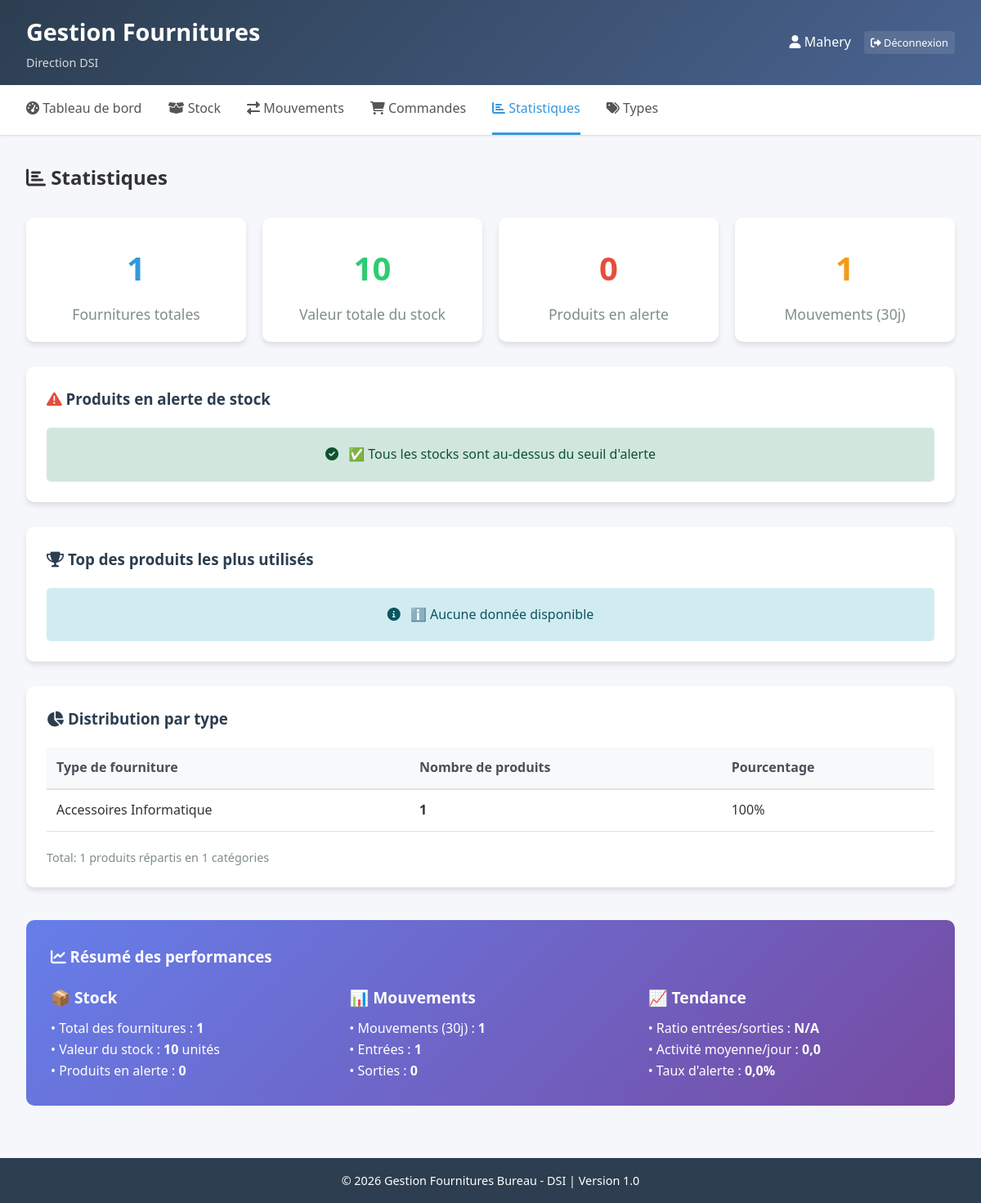
The app's page /statistiques/ (signed in) with its own data.
### fournitures/models.py (models this page shows, shortened)
class TypeFourniture(models.Model):
    nom = models.CharField(max_length=100, unique=True)
    class Meta:
        verbose_name = "Type de fourniture"
        verbose_name_plural = "Types de fourniture"

### fournitures/views.py (the view)
# urls.py: path('statistiques/', views.statistiques, name='statistiques'),
@login_required
@login_required
def statistiques(request):
    total_fournitures = Fourniture.objects.count()
    valeur_stock = Fourniture.objects.aggregate(total=Sum('stock'))['total'] or 0
    produits_en_alerte = Fourniture.objects.filter(stock__lte=F('seuil_alerte')).count()
    produits_bas_stock = Fourniture.objects.filter(stock__lte=F('seuil_alerte')).order_by('stock')[:10]
    date_limite = timezone.now() - timedelta(days=30)
    mouvements = Mouvement.objects.filter(date__gte=date_limite)
    total_mouvements = mouvements.count()
    total_entrees = mouvements.filter(type_mouvement='ENTREE').count()
    total_sorties = mouvements.filter(type_mouvement='SORTIE').count()
    top_sorties = Mouvement.objects.filter(type_mouvement='SORTIE') \
        .values('produit__designation', 'produit__type__nom') \
        .annotate(total=Sum('quantite')) \
        .order_by('-total')[:10]
    types = TypeFourniture.objects.annotate(count=Count('fournitures')).order_by('-count')
    types_labels = [t.nom for t in types]  # Liste Python
    types_data = [t.count for t in types]  # Liste Python
    mouvement_labels = []
    mouvement_entrees_data = []
    mouvement_sorties_data = []
    for i in range(6, -1, -1):
        date = timezone.now() - timedelta(days=i)
        date_str = date.strftime('%d/%m')
        mouvement_labels.append(date_str)
        entrees = Mouvement.objects.filter(
            date__date=date.date(),
            type_mouvement='ENTREE'
        ).aggregate(total=Sum('quantite'))['total'] or 0
        mouvement_entrees_data.append(entrees)
        sorties = Mouvement.objects.filter(
            date__date=date.date(),
            type_mouvement='SORTIE'
        ).aggregate(total=Sum('quantite'))['total'] or 0
        mouvement_sorties_data.append(sorties)
    ratio_entrees_sorties = f"{total_entrees}:{total_sorties}" if total_sorties > 0 else "N/A"
    activite_moyenne_jour = round(total_mouvements / 30, 1) if total_mouvements > 0 else 0
    taux_alerte = round((produits_en_alerte / total_fournitures * 100), 1) if total_fournitures > 0 else 0
    context = {
        'total_fournitures': total_fournitures,
        'valeur_stock': valeur_stock,
        'produits_en_alerte': produits_en_alerte,
        'total_mouvements': total_mouvements,
        'total_entrees': total_entrees,
        'total_sorties': total_sorties,
        'top_sorties': top_sorties,
        'produits_bas_stock': produits_bas_stock,
        'types': types,  # ← AJOUTEZ CETTE LIGNE
        'types_labels': types_labels,
        'types_data': types_data,
        'mouvement_labels': mouvement_labels,
        'mouvement_entrees_data': mouvement_entrees_data,
        'mouvement_sorties_data': mouvement_sorties_data,
        'ratio_entrees_sorties': ratio_entrees_sorties,
        'activite_moyenne_jour': activite_moyenne_jour,
        'taux_alerte': taux_alerte,
    }
    return render(request, 'fournitures/statistiques.html', context)

### fournitures/templates/fournitures/statistiques.html (shortened to what this page needs)
{% extends 'fournitures/base.html' %}
{% load static %}
{% block content %}
<h2><i class="fas fa-chart-bar"></i> Statistiques</h2>
<div style="display: grid; grid-template-columns: repeat(auto-fit, minmax(200px, 1fr)); gap: 20px; margin: 30px 0;">
    <div style="background: white; padding: 20px; border-radius: 10px; box-shadow: 0 4px 6px rgba(0,0,0,0.1); text-align: center;">
        <h3 style="color: #3498db; font-size: 2.5rem; margin: 10px 0;">{{ total_fournitures }}</h3>
        <p style="color: #7f8c8d; font-size: 1.1rem;">Fournitures totales</p>
    </div>
    <div style="background: white; padding: 20px; border-radius: 10px; box-shadow: 0 4px 6px rgba(0,0,0,0.1); text-align: center;">
        <h3 style="color: #2ecc71; font-size: 2.5rem; margin: 10px 0;">{{ valeur_stock }}</h3>
        <p style="color: #7f8c8d; font-size: 1.1rem;">Valeur totale du stock</p>
    </div>
    <div style="background: white; padding: 20px; border-radius: 10px; box-shadow: 0 4px 6px rgba(0,0,0,0.1); text-align: center;">
        <h3 style="color: #e74c3c; font-size: 2.5rem; margin: 10px 0;">{{ produits_en_alerte }}</h3>
        <p style="color: #7f8c8d; font-size: 1.1rem;">Produits en alerte</p>
    </div>
    <div style="background: white; padding: 20px; border-radius: 10px; box-shadow: 0 4px 6px rgba(0,0,0,0.1); text-align: center;">
        <h3 style="color: #f39c12; font-size: 2.5rem; margin: 10px 0;">{{ total_mouvements }}</h3>
        <p style="color: #7f8c8d; font-size: 1.1rem;">Mouvements (30j)</p>
    </div>
</div>
<div style="background: white; padding: 25px; border-radius: 10px; box-shadow: 0 4px 6px rgba(0,0,0,0.1); margin: 30px 0;">
    <h3 style="color: #2c3e50; margin-bottom: 20px;">
        <i class="fas fa-exclamation-triangle" style="color: #e74c3c;"></i> Produits en alerte de stock
    </h3>
    {% if produits_bas_stock %}
    <table style="width: 100%; border-collapse: collapse;">
        <thead style="background: #f8f9fa;">
            <tr>
                <th style="padding: 12px; text-align: left; border-bottom: 2px solid #dee2e6;">Produit</th>
                <th style="padding: 12px; text-align: left; border-bottom: 2px solid #dee2e6;">Type</th>
                <th style="padding: 12px; text-align: left; border-bottom: 2px solid #dee2e6;">Stock actuel</th>
                <th style="padding: 12px; text-align: left; border-bottom: 2px solid #dee2e6;">Seuil d'alerte</th>
            </tr>
        </thead>
        <tbody>
            {% for produit in produits_bas_stock %}
            <tr style="border-bottom: 1px solid #dee2e6;">
                <td style="padding: 12px;">{{ produit.designation }}</td>
                <td style="padding: 12px;">{{ produit.type.nom }}</td>
                <td style="padding: 12px; font-weight: bold; color: #e74c3c;">
                    {{ produit.stock }}
                </td>
                <td style="padding: 12px;">{{ produit.seuil_alerte }}</td>
            </tr>
            {% endfor %}
        </tbody>
    </table>
    {% else %}
    <div style="background: #d1e7dd; padding: 20px; border-radius: 5px; color: #0f5132; text-align: center;">
        <i class="fas fa-check-circle" style="margin-right: 8px;"></i>
        ✅ Tous les stocks sont au-dessus du seuil d'alerte
    </div>
    {% endif %}
</div>
<div style="background: white; padding: 25px; border-radius: 10px; box-shadow: 0 4px 6px rgba(0,0,0,0.1); margin: 30px 0;">
    <h3 style="color: #2c3e50; margin-bottom: 20px;">
        <i class="fas fa-trophy"></i> Top des produits les plus utilisés
    </h3>
    {% if top_sorties %}
    <table style="width: 100%; border-collapse: collapse;">
        <thead style="background: #f8f9fa;">
            <tr>
                <th style="padding: 12px; text-align: left; border-bottom: 2px solid #dee2e6;">Produit</th>
                <th style="padding: 12px; text-align: left; border-bottom: 2px solid #dee2e6;">Type</th>
                <th style="padding: 12px; text-align: left; border-bottom: 2px solid #dee2e6;">Sorties totales</th>
            </tr>
        </thead>
        <tbody>
            {% for item in top_sorties %}
            <tr style="border-bottom: 1px solid #dee2e6;">
                <td style="padding: 12px;">{{ item.produit__designation }}</td>
                <td style="padding: 12px;">{{ item.produit__type__nom }}</td>
                <td style="padding: 12px; font-weight: bold; color: #e74c3c;">
                    {{ item.total }} unités
                </td>
            </tr>
            {% endfor %}
        </tbody>
    </table>
    {% else %}
    <div style="background: #d1ecf1; padding: 20px; border-radius: 5px; color: #0c5460; text-align: center;">
        <i class="fas fa-info-circle" style="margin-right: 8px;"></i>
        ℹ️ Aucune donnée disponible
    </div>
    {% endif %}
</div>
<div style="background: white; padding: 25px; border-radius: 10px; box-shadow: 0 4px 6px rgba(0,0,0,0.1); margin: 30px 0;">
    <h3 style="color: #2c3e50; margin-bottom: 20px;">
        <i class="fas fa-chart-pie"></i> Distribution par type
    </h3>
    {% if types %}
    <table style="width: 100%; border-collapse: collapse;">
        <thead style="background: #f8f9fa;">
            <tr>
                <th style="padding: 12px; text-align: left; border-bottom: 2px solid #dee2e6;">Type de fourniture</th>
                <th style="padding: 12px; text-align: left; border-bottom: 2px solid #dee2e6;">Nombre de produits</th>
                <th style="padding: 12px; text-align: left; border-bottom: 2px solid #dee2e6;">Pourcentage</th>
            </tr>
        </thead>
        <tbody>
            {% for type in types %}
            <tr style="border-bottom: 1px solid #dee2e6;">
                <td style="padding: 12px;">{{ type.nom }}</td>
                <td style="padding: 12px; font-weight: bold;">{{ type.count }}</td>
                <td style="padding: 12px;">
                    {% widthratio type.count total_fournitures 100 as pourcentage %}
                    {{ pourcentage }}%
                </td>
            </tr>
            {% endfor %}
        </tbody>
    </table>
    <div style="margin-top: 20px; font-size: 0.9rem; color: #7f8c8d;">
        Total: {{ total_fournitures }} produits répartis en {{ types|length }} catégories
    </div>
    {% else %}
    <div style="background: #d1ecf1; padding: 20px; border-radius: 5px; color: #0c5460; text-align: center;">
        <i class="fas fa-info-circle" style="margin-right: 8px;"></i>
        ℹ️ Aucune donnée disponible
    </div>
    {% endif %}
</div>
<div style="background: linear-gradient(135deg, #667eea 0%, #764ba2 100%); color: white; padding: 30px; border-radius: 10px; margin-top: 40px;">
    <h3 style="color: white; margin-bottom: 20px;">
        <i class="fas fa-chart-line"></i> Résumé des performances
    </h3>
    <div style="display: grid; grid-template-columns: repeat(auto-fit, minmax(200px, 1fr)); gap: 20px;">
        <div>
            <h4 style="font-size: 1.2rem; margin-bottom: 10px;">📦 Stock</h4>
            <p>• Total des fournitures : <strong>{{ total_fournitures }}</strong></p>
            <p>• Valeur du stock : <strong>{{ valeur_stock }}</strong> unités</p>
            <p>• Produits en alerte : <strong>{{ produits_en_alerte }}</strong></p>
        </div>
        <div>
            <h4 style="font-size: 1.2rem; margin-bottom: 10px;">📊 Mouvements</h4>
            <p>• Mouvements (30j) : <strong>{{ total_mouvements }}</strong></p>
            <p>• Entrées : <strong>{{ total_entrees }}</strong></p>
            <p>• Sorties : <strong>{{ total_sorties }}</strong></p>
        </div>
        <div>
            <h4 style="font-size: 1.2rem; margin-bottom: 10px;">📈 Tendance</h4>
            <p>• Ratio entrées/sorties : <strong>{{ ratio_entrees_sorties }}</strong></p>
            <p>• Activité moyenne/jour : <strong>{{ activite_moyenne_jour }}</strong></p>
            <p>• Taux d'alerte : <strong>{{ taux_alerte }}%</strong></p>
        </div>
    </div>
</div>
{% endblock %}

### fournitures/templates/fournitures/base.html (shortened to what this page needs)
{% load static %}
<!DOCTYPE html>
<html lang="fr">
<head>
    <link rel="stylesheet" href="{% static 'css/style.css' %}">
    <link rel="stylesheet" href="https://cdnjs.cloudflare.com/ajax/libs/font-awesome/6.0.0/css/all.min.css">
</head>
<body>
    <div class="container">
        <header class="header">
            <div class="logo">
                <div class="logo-text">
                    <h1>Gestion Fournitures</h1>
                    <p class="subtitle">Direction DSI</p>
                </div>
            </div>
            <div class="user-info">
                <span><i class="fas fa-user"></i> {{ user.username }}</span>
                <a href="{% url 'logout' %}" class="btn btn-sm btn-logout">
                    <i class="fas fa-sign-out-alt"></i> Déconnexion
                </a>
            </div>
        </header>
        <nav class="navbar">
            <a href="{% url 'dashboard' %}" {% if request.path == '/' %}class="active"{% endif %}>
                <i class="fas fa-tachometer-alt"></i> Tableau de bord
            </a>
            <a href="{% url 'liste_stock' %}" {% if 'stock' in request.path %}class="active"{% endif %}>
                <i class="fas fa-box-open"></i> Stock
            </a>
            <a href="{% url 'mouvement' %}" {% if 'mouvement' in request.path %}class="active"{% endif %}>
                <i class="fas fa-exchange-alt"></i> Mouvements
            </a>
            <a href="{% url 'commande' %}" {% if 'commande' in request.path %}class="active"{% endif %}>
                <i class="fas fa-shopping-cart"></i> Commandes
            </a>
            <a href="{% url 'statistiques' %}" {% if 'statistiques' in request.path %}class="active"{% endif %}>
                <i class="fas fa-chart-bar"></i> Statistiques
            </a>
            <a href="{% url 'gestion_types' %}" {% if 'types' in request.path %}class="active"{% endif %}>
                <i class="fas fa-tags"></i> Types
            </a>
        </nav>
        <main class="main-content">
            {% block content %}
            {% endblock %}
        </main>
        <footer class="footer">
            <p>© 2026 Gestion Fournitures Bureau - DSI | Version 1.0</p>
        </footer>
    </div>
</body>
</html>

### fournitures/static/css/style.css (style rules this page uses)
* { margin: 0; padding: 0; box-sizing: border-box; }
body { font-family: 'Segoe UI', Tahoma, Geneva, Verdana, sans-serif; background-color: #f5f7fa; color: #333; line-height: 1.6; }
.container { min-height: 100vh; display: flex; flex-direction: column; }
.header { background: linear-gradient(135deg, #2c3e50, #4a6491); color: white; padding: 1rem 2rem; display: flex; justify-content: space-between; align-items: center; box-shadow: 0 2px 10px rgba(0,0,0,0.1); }
.logo h1 { font-size: 1.8rem; margin-bottom: 0.2rem; }
.logo .subtitle { font-size: 0.9rem; opacity: 0.8; }
.user-info { display: flex; align-items: center; gap: 1rem; }
.user-info span { font-weight: 500; }
.btn-logout { background-color: rgba(255,255,255,0.1); color: white; border: 1px solid rgba(255,255,255,0.3); padding: 0.3rem 0.8rem; border-radius: 4px; text-decoration: none; transition: background-color 0.3s; }
.navbar { background-color: white; border-bottom: 1px solid #e0e0e0; padding: 0 2rem; display: flex; gap: 2rem; box-shadow: 0 1px 3px rgba(0,0,0,0.05); }
.navbar a { padding: 1rem 0; text-decoration: none; color: #555; font-weight: 500; border-bottom: 3px solid transparent; transition: all 0.3s; }
.navbar a.active { color: #3498db; border-bottom-color: #3498db; }
.main-content { flex: 1; padding: 2rem; max-width: 1400px; margin: 0 auto; width: 100%; }
.btn { display: inline-block; padding: 0.5rem 1rem; border: none; border-radius: 4px; font-weight: 500; text-decoration: none; cursor: pointer; transition: all 0.3s; font-size: 0.9rem; }
.btn-sm { padding: 0.25rem 0.5rem; font-size: 0.8rem; }
.footer { background-color: #2c3e50; color: white; text-align: center; padding: 1rem; margin-top: 2rem; font-size: 0.9rem; }

### fournitures/templates/fournitures/statistiques.html (style rules this page uses)
table { width: 100%; border-collapse: collapse; margin-top: 10px; }
th { background: #f8f9fa; font-weight: 600; color: #495057; }
td, th { padding: 12px; text-align: left; border-bottom: 1px solid #dee2e6; }

### records on screen
TypeFourniture: nom "Accessoires Informatique", count "1", pourcentage "100"

### other values on screen
{{ user.username }} "Mahery"
{{ total_fournitures }} "1"
{{ valeur_stock }} "10"
{{ produits_en_alerte }} "0"
{{ total_mouvements }} "1"
{{ types|length }} "1"
{{ total_entrees }} "1"
{{ total_sorties }} "0"
{{ ratio_entrees_sorties }} "N/A"
{{ activite_moyenne_jour }} "0,0"
{{ taux_alerte }} "0,0"
